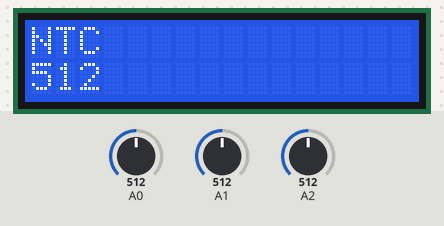
Recording of a sketch running on a simulated Arduino Uno, built with avr-gcc and run on an emulated ATmega328P. Shown: 16×2 character LCD. Inputs (shaded band) come from the test bench; at power-on: A0 = 512, A1 = 512, A2 = 512.

Above: at 1.2 s.
1.3 s: A0 set to 716
At 2.0 s:
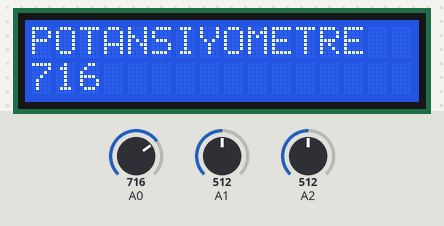
3.4 s: A1 set to 716
At 4.0 s:
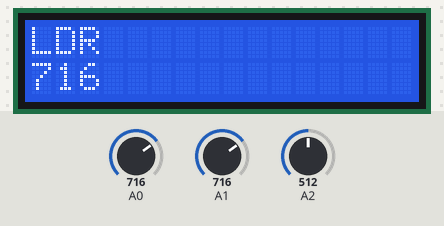
5.5 s: A2 set to 716
At 6.1 s:
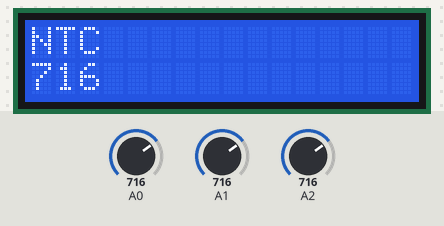
7.6 s: A0 set to 11
At 8.2 s:
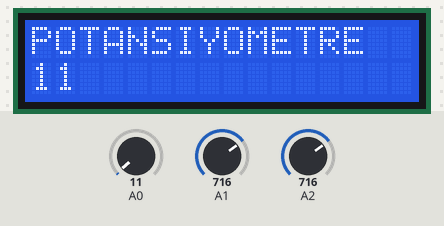
9.7 s: A0 set to 8
At 11.2 s:
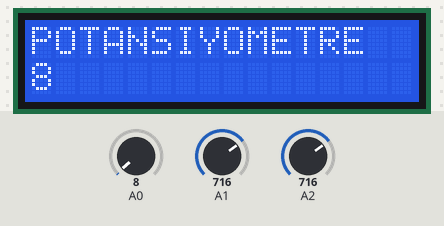
12.3 s: A1 set to 900
At 13.3 s:
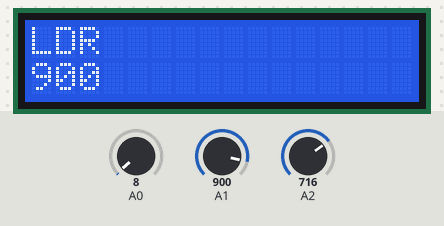
Timing chart, 0 to 15.3 s (numbered marks = the images above; inputs shaded):
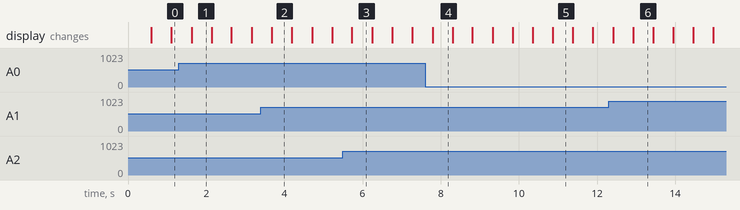

Measured:
- what the display in image 1 shows lasts 0.5 s, from 1.6 s to 2.1 s

The sketch:

I2C_LCD.ino
```cpp
#include <LiquidCrystal_I2C.h>
LiquidCrystal_I2C LCD(0x27, 16, 2);
int WAITING_TIME;

void setup() {
  // put your setup code here, to run once:
  WAITING_TIME = 500;
  LCD.init();
  LCD.backlight();
}

void loop() {
  // put your main code here, to run repeatedly:
  readPot();
  delay(WAITING_TIME);

  readLdr();
  delay(WAITING_TIME);

  readNtc();
  delay(WAITING_TIME);
}

void writeLcd(String text, int value) {
  LCD.clear();
  LCD.setCursor(0, 0);

  LCD.print(text);

  LCD.setCursor(0, 1);
  LCD.print(value);
}

void readPot() {
  int value = analogRead(A0);
  writeLcd("POTANSIYOMETRE", value);
}

void readLdr() {
  int value = analogRead(A1);
  writeLcd("LDR", value);
}

void readNtc() {
  int value = analogRead(A2);
  writeLcd("NTC", value);
}
```
